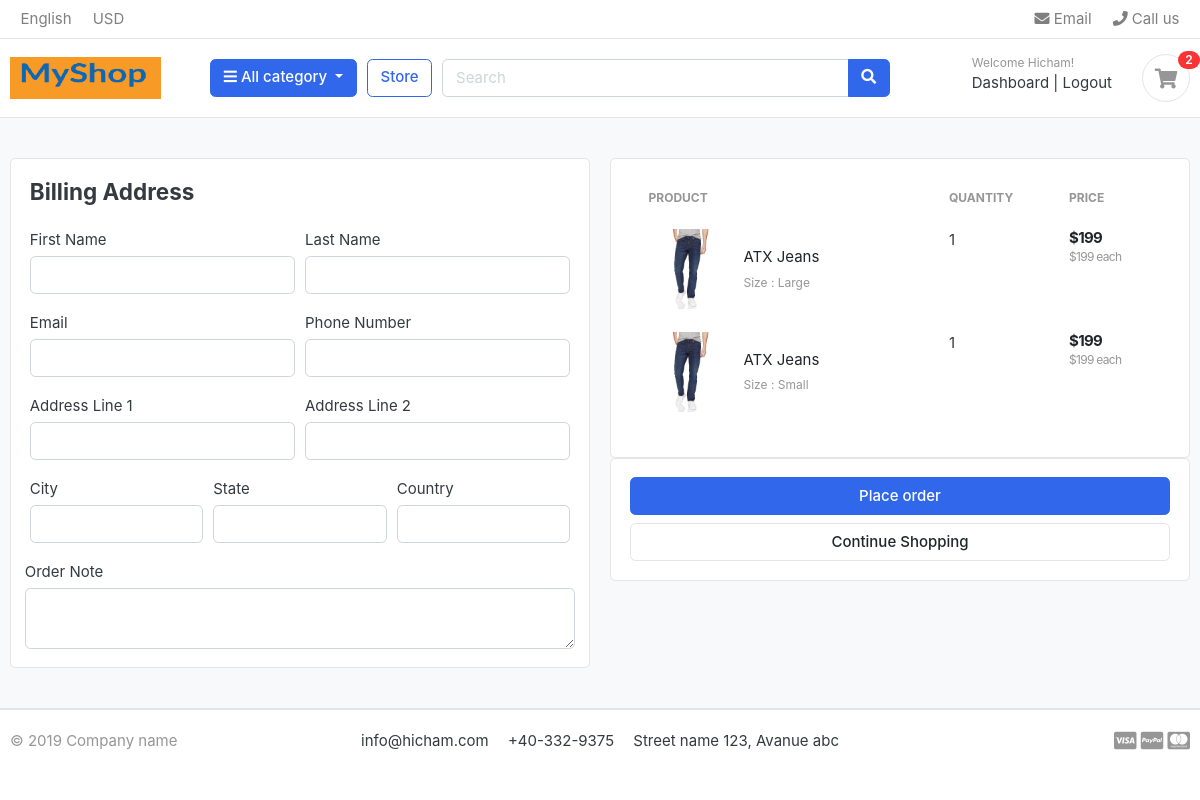
Page /cart/checkout/ (signed in) on the earlier database version.
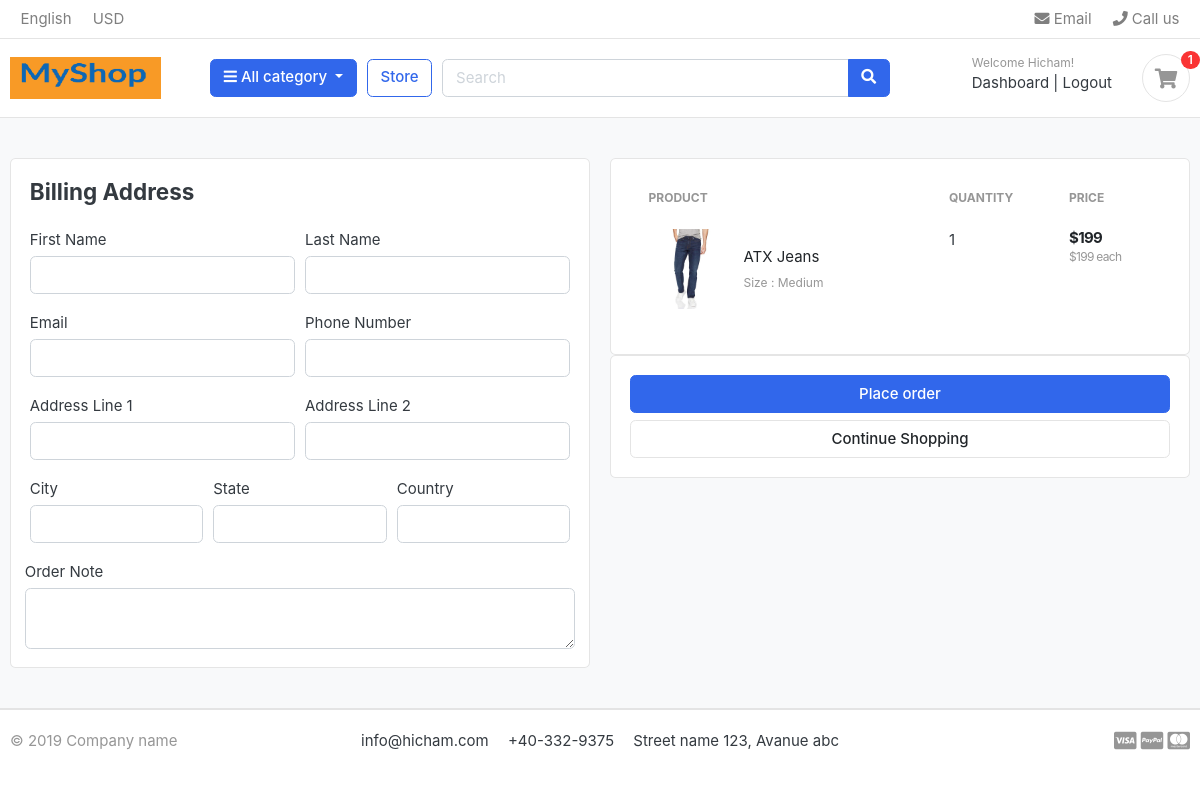
Same page on the later database version.
### carts/models.py (models this page shows, shortened)
class CartItem(models.Model):
    user=models.ForeignKey(Account, on_delete=models.CASCADE, null=True)
    product = models.ForeignKey(Product, on_delete=models.CASCADE)
    variations = models.ManyToManyField(Variation, blank=True)
    cart = models.ForeignKey(Cart, on_delete=models.CASCADE, null=True)
    quantity = models.IntegerField()
    is_active = models.BooleanField(default=True)
    def sub_total(self):
        return self.product.price * self.quantity

### store/models.py (models this page shows, shortened)
class Product(models.Model):
    product_name = models.CharField(max_length=200, unique=True)
    slug = models.SlugField(max_length=200, unique =True)
    description = models.TextField(max_length=500, blank=True)
    price =models.IntegerField()
    images = models.ImageField(upload_to='photos/products')
    stock = models.IntegerField()
    is_available = models.BooleanField(default=True)
    category = models.ForeignKey(Category,  on_delete=models.CASCADE)
    created_date = models.DateTimeField(auto_now_add=True)
    modified_date = models.DateTimeField(auto_now=True)
    def get_url(self):
        return reverse('product_detail', args=[self.category.slug, self.slug])

class Variation(models.Model):
    product = models.ForeignKey(Product, on_delete=models.CASCADE)
    variation_category = models.CharField(max_length=100, choices= variation_category_choice)
    variation_value = models.CharField(max_length=100)
    is_active = models.BooleanField(default=True)
    created_date = models.DateTimeField(auto_now=True)
    objects =VariationManager()

### carts/views.py (the view)
# urls.py: path('checkout/', views.checkout, name='checkout'),
@login_required(login_url='login')
def checkout(request, total =0, quantity=0, cart_items=None):
    try:
        tax = 0
        grand_total =0
        if request.user.is_authenticated:
            cart_items = CartItem.objects.filter(user=request.user, is_active=True)
        else:
            cart= Cart.objects.get(cart_id=_cart_id(request))
            cart_items = CartItem.objects.filter(cart=cart, is_active=True)
        for cart_item in cart_items:
            total += (cart_item.product.price * cart_item.quantity)
            quantity += cart_item.quantity
        tax = (2* total)/100
        grand_total = total + tax
    except ObjectDoesNotExist:
        pass
    context ={
        'total': total,
        'quantity': quantity,
        'cart_items': cart_items,
        'tax': tax,
        'grand_total': grand_total,
    }
    return render(request, 'store/checkout.html', context)

### carts/context_processors.py (called while the page is built)
def counter(request):
    cart_count = 0
    if 'admin' in request.path:
        return{}
    else:
        try:
            cart= Cart.objects.filter(cart_id=_cart_id(request))
            if request.user.is_authenticated:
                cart_items= CartItem.objects.all().filter(user=request.user)
            else:
                cart_items = CartItem.objects.all().filter(cart=cart[:1])
            for cart_item in cart_items:
                cart_count += cart_item.quantity
        except Cart.DoesNotExist:
            cart_count = 0
    return dict(cart_count=cart_count)

### carts/views.py (called while the page is built)
def _cart_id(request):
    cart = request.session.session_key
    if not cart:
        cart=request.session.create()
    return cart

### category/context_processors.py (called while the page is built)
def menu_links(request):
    links = Category.objects.all()
    return dict(links=links)

### category/models.py (called while the page is built)
    def get_url(self):
        return reverse('products_by_category', args=[self.slug])

### templates/store/checkout.html (shortened to what the changed rows need)
{% extends 'base.html' %}
{% load static %}
{% block content %}
<section class="section-content padding-y bg">
    <div class="container">
        <div class="row">
            <aside class="col-lg-6">
                <div class="card">
                    <div class="card-body">
                    <table class="table table-borderless table-shopping-cart">
                        <thead class="text-muted">
                        <tr class="small text-uppercase">
                            <th scope="col">Product</th>
                            <th scope="col" width="120">Quantity</th>
                            <th scope="col" width="120">Price</th>
                        </tr>
                        </thead>
                        <tbody>
                        {% for cart_item in cart_items %}
                            <tr>
                                <td>
                                    <figure class="itemside align-items-center">
                                        <div class="aside">
                                            <img src="{{ cart_item.product.images.url }}" class="img-sm">
                                        </div>
                                        <figcaption class="info">
                                            <a href="{{ cart_item.product.get_url }}" class="title text-dark">
                                                {{ cart_item.product.product_name }}</a>
                                            <p class="text-muted small">
                                                {% if cart_item.variations.all %}
                                                    {% for item in cart_item.variations.all %}
                                                        {{ item.variation_category | capfirst }} :
                                                        {{ item.variation_value | capfirst}}<br>
                                                    {% endfor %}
                                                {% endif %}
                                            </p>
                                        </figcaption>
                                    </figure>
                                </td>
                                <td>
                                    <label for="">{{ cart_item.quantity }}</label>
                                </td>
                                <td>
                                    <div class="price-wrap">
                                        <var class="price">${{ cart_item.sub_total }}</var>
                                        <small class="text-muted"> ${{ cart_item.product.price }} each </small>
                                    </div>
                                </td>
                            </tr>
                        {% endfor %}
                        </tbody>
                    </table>
                    </div>
                </div>
            </aside>
        </div>
    </div>
</section>
{% endblock %}

### templates/includes/navbar.html (shortened to what this page needs)
{% load static %}
<header class="section-header">
<nav class="navbar p-md-0 navbar-expand-sm navbar-light border-bottom">
<div class="container">
  <div class="collapse navbar-collapse" id="navbarTop4">
    <ul class="navbar-nav mr-auto">
    	<li class="nav-item dropdown">
		 	<a href="#" class="nav-link">   English </a>
		</li>
		<li class="nav-item dropdown">
			<a href="#" class="nav-link"> USD </a>
		</li>
    </ul>
    <ul class="navbar-nav">
		<li><a href="#" class="nav-link"> <i class="fa fa-envelope"></i> Email </a></li>
		<li><a href="#" class="nav-link"> <i class="fa fa-phone"></i> Call us </a></li>
	</ul>
  </div>
</div>
</nav>
<section class="header-main border-bottom">
	<div class="container">
<div class="row align-items-center">
	<div class="col-lg-2 col-md-3 col-6">
    <a href="{% url 'home' %}" class="brand-wrap">
      <img class="logo" src="{% static './images/logome.png' %}">
    </a>
	</div>
	<div class="col-lg col-sm col-md col-6 flex-grow-0">
		<div class="category-wrap dropdown d-inline-block float-right">
			<button type="button" class="btn btn-primary dropdown-toggle" data-toggle="dropdown">
				<i class="fa fa-bars"></i> All category
			</button>
		</div>
	</div>
	<a href="{% url 'store' %}" class="btn btn-outline-primary">Store</a>
	<div class="col-lg  col-md-6 col-sm-12 col">
		<form action="{% url 'search' %}" class="search" method='GET'>
			<div class="input-group w-100">
			    <input type="text" class="form-control" style="width:60%;" placeholder="Search" name='keyword'>
			    <div class="input-group-append">
			      <button class="btn btn-primary" type="submit">
			        <i class="fa fa-search"></i>
			      </button>
			    </div>
		    </div>
		</form>
	</div>
	<div class="col-lg-3 col-sm-6 col-8 order-2 order-lg-3">
				<div class="d-flex justify-content-end mb-3 mb-lg-0">
          {% if user.id is None %}
					<div class="widget-header">
						<small class="title text-muted">Welcome guest!</small>
						<div>
							<a href="{% url 'login' %}">Sign in</a> <span class="dark-transp"> | </span>
							<a href="{% url 'register' %}"> Register</a>
						</div>
					</div>
          {% else %}
          <div class="widget-header">
            <small class="title text-muted">Welcome {{user.first_name}}!</small>
            <div>
              <a href="{% url 'dashboard' %}">Dashboard</a> <span class="dark-transp"> | </span>
              <a href="{% url 'logout' %}"> Logout</a>
            </div>
          </div>
          {% endif %}
					<a href="{% url 'cart' %}" class="widget-header pl-3 ml-3">
						<div class="icon icon-sm rounded-circle border"><i class="fa fa-shopping-cart"></i></div>
						<span class="badge badge-pill badge-danger notify">{{cart_count}}</span>
					</a>
				</div>
			</div>
</div>
	</div>
</section>
</header>

Differences in the rows shown:
no longer on this page (row unchanged): Variation: variation_category "Size", variation_value "Large", shown under "ATX Jeans"
removed CartItem: product.images (picture), product.product_name "ATX Jeans", quantity "1", sub_total "199", product.price "199"
no longer on this page (row unchanged): Variation: variation_category "Size", variation_value "Small", shown under "ATX Jeans"
now on this page (row unchanged): Variation: variation_category "Size", variation_value "Medium", shown under "ATX Jeans"
Other differences:
{{ cart_count }}: "2" → "1"
